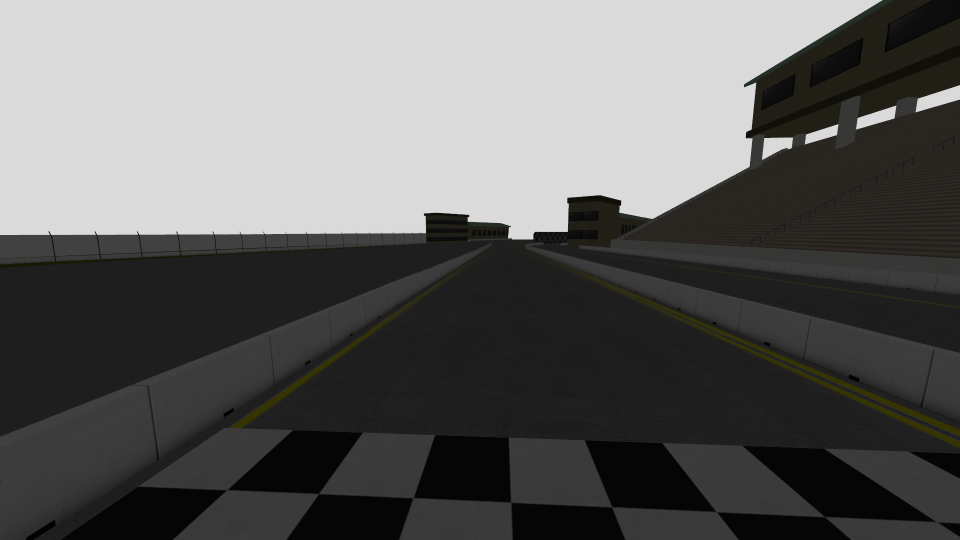
#> input picture test_scripts/test1.png, 1920 x 1080 px, found by its file name (shown at 1/2 size)
$ python test.py
#> lines starting #> are read from the running program, lines starting #| are printed output that depends on the picture; after the words box and inside, x2 and y2 are one past the last pixel; in counts of white or black regions, pixels touching at a corner belong together
import cv2
import numpy as np
import matplotlib.pyplot as plt

# img = cv2.imread("src/test_scripts/test.png")
img = cv2.imread("src/test_scripts/test1.png")
#> img is the input picture: shape (1080, 1920, 3); mean B, G, R 96.7, 97.7, 98

# src = np.float32([
#     [665, 550],
#     [1160, 550],
#     [0, 755],
#     [1920, 755]
#     ])

# dst = np.float32([
#     [0, 1080],
#     [1920, 1080],
#     [0, 0],
#     [1920, 0]
#     ])

src = np.float32([
    [520, 560],
    [1300, 560],
    [0, 840],
    [1920, 840]
    ])

dst = np.float32([
    [0, 0],
    [1920, 0],
    [0, 1080],
    [1920, 1080]
    ])

img_size = (img.shape[1], img.shape[0])
#> img_size = (1920, 1080)

matrix = cv2.getPerspectiveTransform(src, dst)

birdseye = cv2.warpPerspective(img, matrix, img_size)
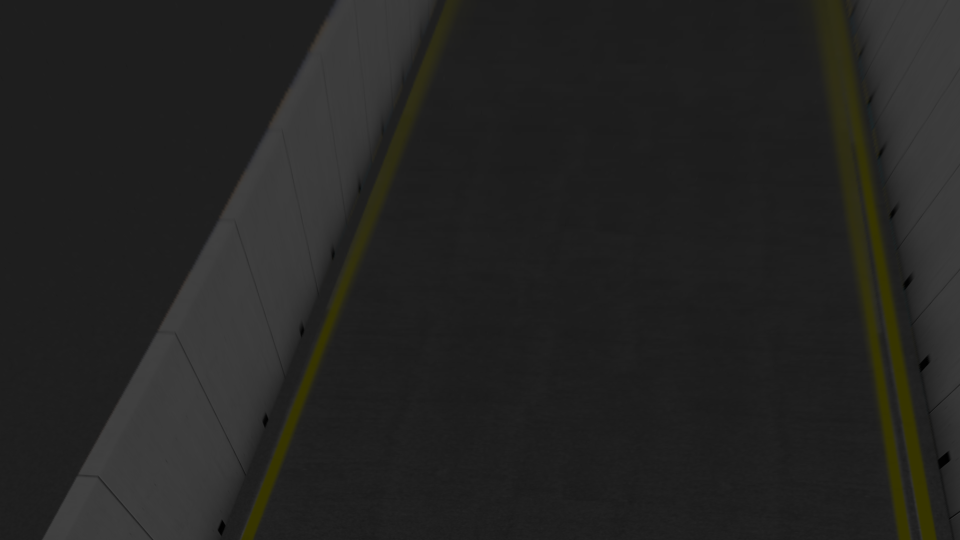
#> birdseye: shape (1080, 1920, 3) (shown at 1/2 size); mean B, G, R 34.6, 36.1, 36.1

birdseye_rgb = cv2.cvtColor(birdseye, cv2.COLOR_BGR2RGB)

hsv = cv2.cvtColor(birdseye_rgb, cv2.COLOR_BGR2HSV)
#> hsv: shape (1080, 1920, 3); mean H, S, V 6.8, 8.5, 36.1
print(type(hsv))
#| <class 'numpy.ndarray'>
lower_yellow = np.array([88, 120, 41])
upper_yellow = np.array([95, 255, 55])
binary_mask = cv2.inRange(hsv, lower_yellow, upper_yellow)
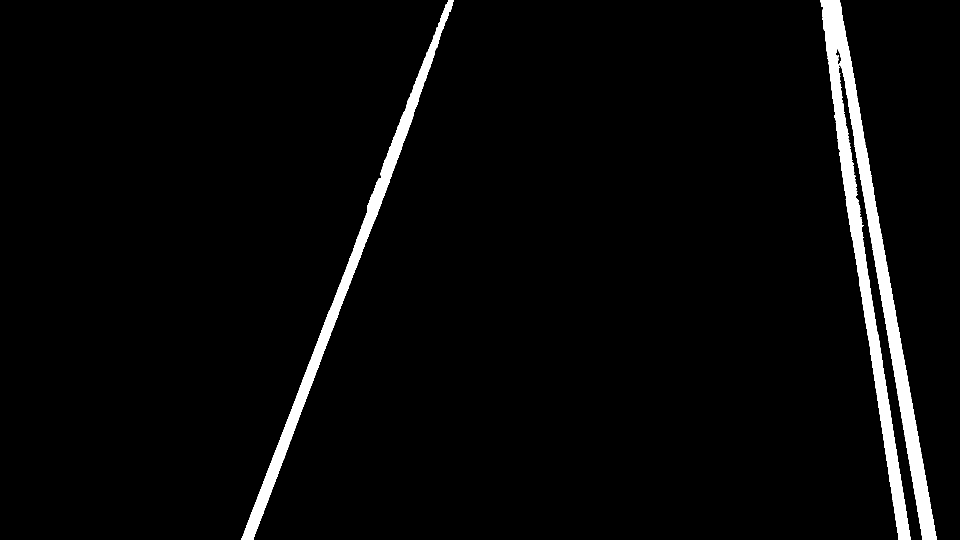
#> binary_mask: shape (1080, 1920) (shown at 1/2 size); 3.5% white; 2 white regions, box (x1, y1, x2, y2) and area: (1641, 0, 1874, 1080) 49017, (482, 0, 908, 1080) 22761

print(np.where(binary_mask != 0))
#> (printed output is left out)

kernel = np.ones((11, 11), np.uint8)
binary_mask = cv2.dilate(binary_mask, kernel, iterations=2)
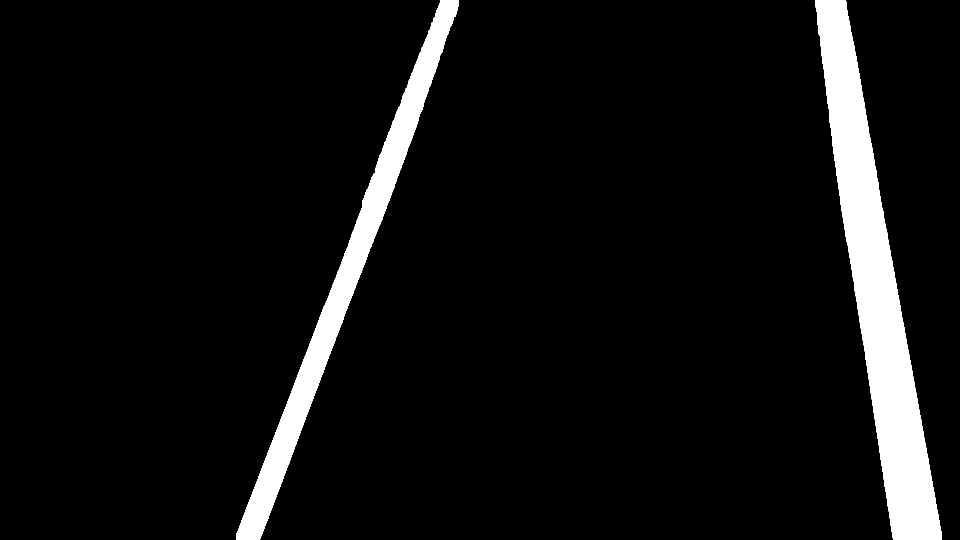
#> binary_mask: shape (1080, 1920) (shown at 1/2 size); 6.9% white; 2 white regions, box (x1, y1, x2, y2) and area: (1631, 0, 1884, 1080) 90278, (472, 0, 918, 1080) 52498

# plt.imshow(hsv)
plt.imshow(binary_mask, cmap='gray')
# plt.imshow(img)
plt.axis('off')
plt.show()

$ run again, with test_scripts/test.png copied over test_scripts/test1.png
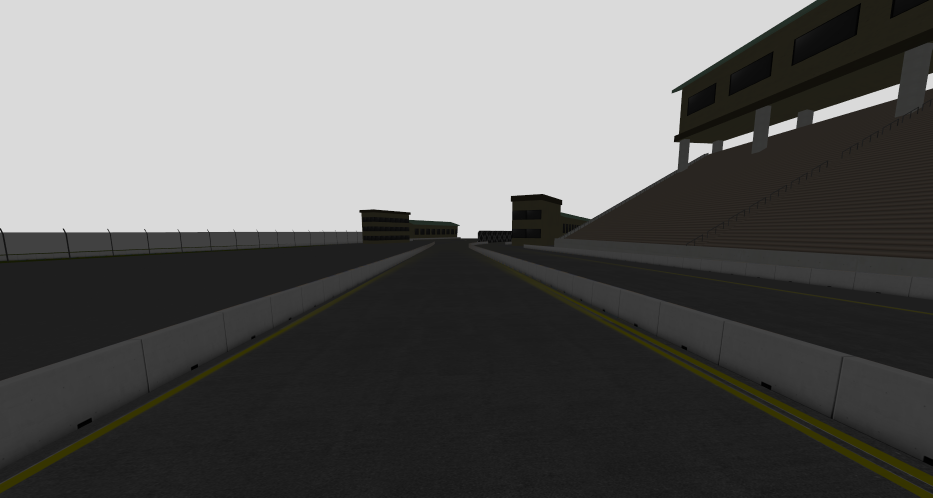
#> input picture test_scripts/test.png, 1865 x 995 px, found by its file name (shown at 1/2 size)
#> img is the input picture: shape (995, 1865, 3); mean B, G, R 96.9, 98.4, 98.8
#> `birdseye = cv2.warpPerspective(img, matrix, img_size)`:
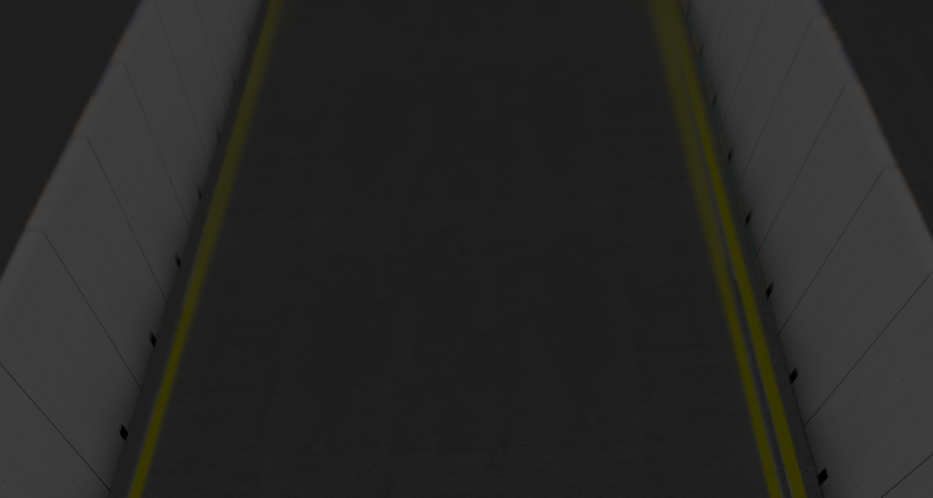
#> birdseye: shape (995, 1865, 3) (shown at 1/2 size); mean B, G, R 37.8, 39.3, 39.4
#> hsv: shape (995, 1865, 3); mean H, S, V 7.2, 8.8, 39.4
#| <class 'numpy.ndarray'>
#> (printed output is left out)
#> `binary_mask = cv2.dilate(binary_mask, kernel, iterations=2)`:
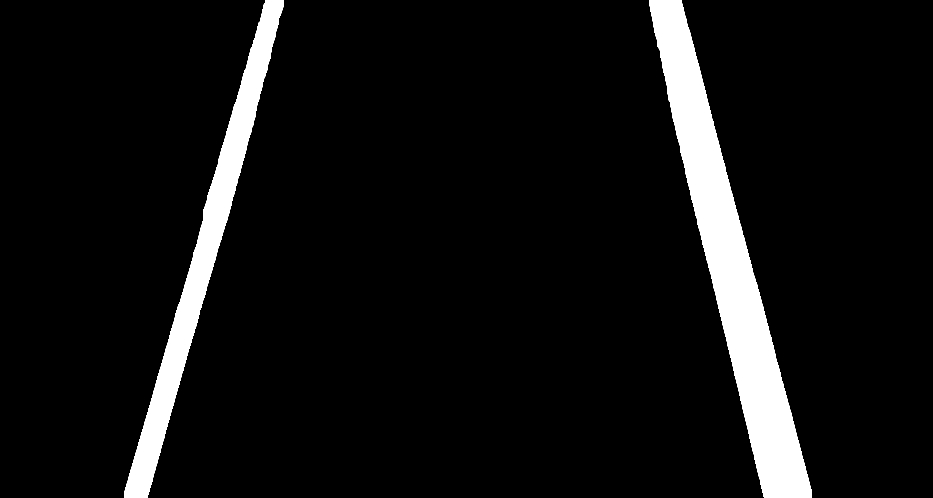
#> binary_mask: shape (995, 1865) (shown at 1/2 size); 7.1% white; 2 white regions, box (x1, y1, x2, y2) and area: (1299, 0, 1624, 995) 84866, (248, 0, 568, 995) 46761
